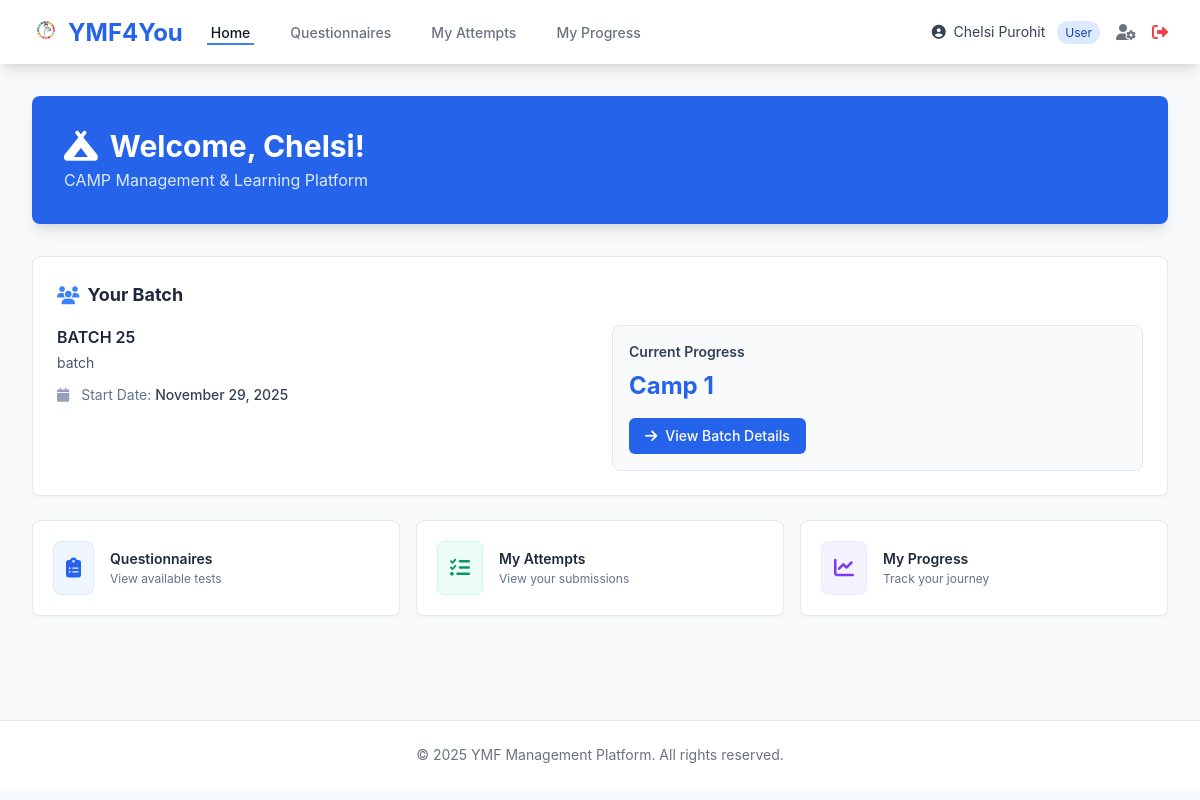
/ (signed in), run on the app's committed database.
### accounts/models.py (models this page shows, shortened)
class User(AbstractUser):
    ROLE_CHOICES = [
        ('USER', 'User'),
        ('VOLUNTEER', 'Volunteer'),
        ('ADMIN', 'Admin'),
    ]
    role = models.CharField(max_length=10, choices=ROLE_CHOICES, default='USER')
    first_name = models.CharField(max_length=150)
    last_name = models.CharField(max_length=150)
    email = models.EmailField(unique=True)
    phone = models.CharField(max_length=15, blank=True, null=True)
    profile_pic = models.ImageField(upload_to='profile_pics/', blank=True, null=True)
    created_at = models.DateTimeField(auto_now_add=True)
    updated_at = models.DateTimeField(auto_now=True)
    class Meta:
        ordering = ['-created_at']
    def is_admin_role(self):
        return self.role == 'ADMIN' or self.is_superuser
    def is_volunteer_role(self):
        return self.role == 'VOLUNTEER' or self.is_admin_role()

### core/models.py (models this page shows, shortened)
class Batch(models.Model):
    name        = models.CharField(max_length=200, unique=True)
    description = models.TextField(blank=True)
    start_date  = models.DateField()
    end_date    = models.DateField(null=True, blank=True)
    is_active   = models.BooleanField(default=True)
    created_at  = models.DateTimeField(auto_now_add=True)
    created_by  = models.ForeignKey(settings.AUTH_USER_MODEL, on_delete=models.SET_NULL, null=True)
    class Meta:
        verbose_name_plural = 'Batches'
        ordering = ['-start_date']

### core/views.py (the view)
# urls.py: path('', views.homepage, name='homepage'),
@login_required
def homepage(request):
    user = request.user
    context = {'user': user}
    try:
        application = ApplicationForm.objects.get(user=user)
        context['application'] = application
        if application.status == 'PENDING':
            context['message'] = "Your application is under review."
        elif application.status == 'REJECTED':
            context['message'] = "Your application was not approved."
            return render(request, 'core/homepage.html', context)
        elif application.status == 'APPROVED':
            try:
                interview = InterviewStatus.objects.get(user=user)
                context['interview'] = interview
                if interview.status == 'FAILED':
                    context['message'] = "You are not selected. Thank you for your interest."
                elif interview.status == 'PASSED':
                    user_batch = UserBatch.objects.filter(user=user, is_active=True).first()
                    if user_batch:
                        context['user_batch'] = user_batch
                        context['batch'] = user_batch.batch
                        context['current_stage'] = (
                            f"Camp {user_batch.current_camp}"
                            if user_batch.current_camp > 0 else "Pre-Camp"
                        )
                    else:
                        context['message'] = "Congratulations! You passed the interview. Awaiting batch assignment."
                else:
                    context['message'] = "Your interview has been scheduled."
            except InterviewStatus.DoesNotExist:
                context['message'] = "You have been moved to the next step: Call Interview."
    except ApplicationForm.DoesNotExist:
        context['message'] = "Please complete your application form."
    return render(request, 'core/homepage.html', context)

### core/templates/core/homepage.html (shortened to what this page needs)
{% extends 'base.html' %}
{% block content %}
<div class="max-w-6xl mx-auto">
  <div class="bg-blue-600 rounded-lg shadow-lg p-8 mb-8 text-white">
    <h1 class="text-3xl font-bold mb-1">
      <i class="fas fa-campground mr-3"></i>Welcome, {{ user.first_name }}!
    </h1>
    <p class="text-blue-100 text-base mt-1">CAMP Management &amp; Learning Platform</p>
  </div>
  {% if user_batch %}
  <div class="bg-white border border-slate-200 rounded-lg shadow-sm p-6 mb-6">
    <h2 class="text-lg font-bold text-slate-800 mb-4 flex items-center">
      <i class="fas fa-users mr-2 text-blue-500"></i>Your Batch
    </h2>
    <div class="grid grid-cols-1 md:grid-cols-2 gap-6">
      <div>
        <h3 class="text-base font-semibold text-slate-800">{{ batch.name }}</h3>
        <p class="text-sm text-slate-600 mt-1">{{ batch.description }}</p>
        <div class="mt-3 space-y-1.5">
          <p class="text-sm text-slate-500">
            <i class="fas fa-calendar mr-2 text-slate-400"></i>
            Start Date: <span class="font-medium text-slate-700">{{ batch.start_date|date:"F d, Y" }}</span>
          </p>
        </div>
      </div>
      <div>
        <div class="bg-slate-50 border border-slate-200 rounded-lg p-4">
          <h4 class="text-sm font-semibold text-slate-700 mb-2">Current Progress</h4>
          <p class="text-2xl font-bold text-blue-600">{{ current_stage }}</p>
          <div class="mt-4">
            <a href="{% url 'core:batch_detail' batch.id %}"
               class="inline-flex items-center px-4 py-2 text-sm font-medium rounded-md
                      text-white bg-blue-600 hover:bg-blue-700 transition duration-150">
              <i class="fas fa-arrow-right mr-2"></i>View Batch Details
            </a>
          </div>
        </div>
      </div>
    </div>
  </div>
  {% endif %}
  <div class="grid grid-cols-1 md:grid-cols-3 gap-4 mb-6">
    <a href="{% url 'questionnaires:questionnaire_list' %}"
       class="bg-white border border-slate-200 rounded-lg shadow-sm p-5 hover:shadow-md transition-shadow">
      <div class="flex items-center">
        <div class="flex-shrink-0 bg-blue-50 border border-blue-100 rounded-lg p-3">
          <i class="fas fa-clipboard-list text-blue-600 text-xl"></i>
        </div>
        <div class="ml-4">
          <h3 class="text-sm font-semibold text-slate-800">Questionnaires</h3>
          <p class="text-xs text-slate-500 mt-0.5">View available tests</p>
        </div>
      </div>
    </a>
    <a href="{% url 'questionnaires:my_attempts' %}"
       class="bg-white border border-slate-200 rounded-lg shadow-sm p-5 hover:shadow-md transition-shadow">
      <div class="flex items-center">
        <div class="flex-shrink-0 bg-emerald-50 border border-emerald-100 rounded-lg p-3">
          <i class="fas fa-tasks text-emerald-600 text-xl"></i>
        </div>
        <div class="ml-4">
          <h3 class="text-sm font-semibold text-slate-800">My Attempts</h3>
          <p class="text-xs text-slate-500 mt-0.5">View your submissions</p>
        </div>
      </div>
    </a>
    <a href="{% url 'core:my_progress' %}"
       class="bg-white border border-slate-200 rounded-lg shadow-sm p-5 hover:shadow-md transition-shadow">
      <div class="flex items-center">
        <div class="flex-shrink-0 bg-violet-50 border border-violet-100 rounded-lg p-3">
          <i class="fas fa-chart-line text-violet-600 text-xl"></i>
        </div>
        <div class="ml-4">
          <h3 class="text-sm font-semibold text-slate-800">My Progress</h3>
          <p class="text-xs text-slate-500 mt-0.5">Track your journey</p>
        </div>
      </div>
    </a>
  </div>
</div>
{% endblock %}

### templates/base.html (shortened to what this page needs)
{% load static %}
<!DOCTYPE html>
<html lang="en">
<head>
    <script src="https://cdn.tailwindcss.com"></script>
    <link rel="stylesheet" href="https://cdnjs.cloudflare.com/ajax/libs/font-awesome/6.4.0/css/all.min.css">
</head>
<body class="bg-gray-50 min-h-screen">
    {% if user.is_authenticated %}
    <nav class="bg-white shadow-lg">
        <div class="max-w-7xl mx-auto px-4 sm:px-6 lg:px-8">
            <div class="flex justify-between h-16">
                <div class="flex items-center">
                    <div class="flex-shrink-0">
                        <a href="{% url 'core:homepage' %}" class="text-2xl font-bold text-blue-600">
                            <img src="{% static 'images/logo.png' %}" alt="YMF" class="inline-block w-7 h-7 mr-2" style="vertical-align:-3px; object-fit:contain;">YMF4You
                        </a>
                    </div>
                    <div class="hidden md:ml-6 md:flex md:space-x-8">
                        <a href="{% url 'core:homepage' %}" class="border-blue-500 text-gray-900 inline-flex items-center px-1 pt-1 border-b-2 text-sm font-medium">
                            Home
                        </a>
                        <a href="{% url 'questionnaires:questionnaire_list' %}" class="border-transparent text-gray-500 hover:border-gray-300 hover:text-gray-700 inline-flex items-center px-1 pt-1 border-b-2 text-sm font-medium">
                            Questionnaires
                        </a>
                        <a href="{% url 'questionnaires:my_attempts' %}" class="border-transparent text-gray-500 hover:border-gray-300 hover:text-gray-700 inline-flex items-center px-1 pt-1 border-b-2 text-sm font-medium">
                            My Attempts
                        </a>
                        <a href="{% url 'core:my_progress' %}" class="border-transparent text-gray-500 hover:border-gray-300 hover:text-gray-700 inline-flex items-center px-1 pt-1 border-b-2 text-sm font-medium">
                            My Progress
                        </a>
                    </div>
                </div>
                <div class="hidden md:ml-6 md:flex md:items-center">
                    <div class="flex items-center space-x-4">
                        <span class="text-sm text-gray-700">
                            <i class="fas fa-user-circle mr-1"></i>
                            {{ user.first_name }} {{ user.last_name }}
                            <span class="text-xs bg-blue-100 text-blue-800 px-2 py-1 rounded-full ml-2">{{ user.get_role_display }}</span>
                        </span>
                        <a href="{% url 'accounts:profile' %}" class="text-gray-500 hover:text-gray-700">
                            <i class="fas fa-user-cog"></i>
                        </a>
                        <a href="{% url 'accounts:logout' %}" class="text-red-500 hover:text-red-700">
                            <i class="fas fa-sign-out-alt"></i>
                        </a>
                    </div>
                </div>
            </div>
        </div>
    </nav>
    {% endif %}
    <main class="max-w-7xl mx-auto px-4 sm:px-6 lg:px-8 py-8">
        {% block content %}{% endblock %}
    </main>
    <footer class="bg-white border-t border-gray-200 mt-12">
        <div class="max-w-7xl mx-auto py-6 px-4 sm:px-6 lg:px-8">
            <p class="text-center text-gray-500 text-sm">
                &copy; 2025 YMF Management Platform. All rights reserved.
            </p>
        </div>
    </footer>
</body>
</html>

### templates/base.html (style rules this page uses)
body { font-family: 'Inter', -apple-system, BlinkMacSystemFont, 'Segoe UI', Roboto, sans-serif; }

### data on the page
User: first_name "Chelsi", last_name "Purohit", role "User"
Batch: name "BATCH 25", description "batch", start_date "November 29, 2025"

### other printed values
{{ current_stage }} "Camp 1"
